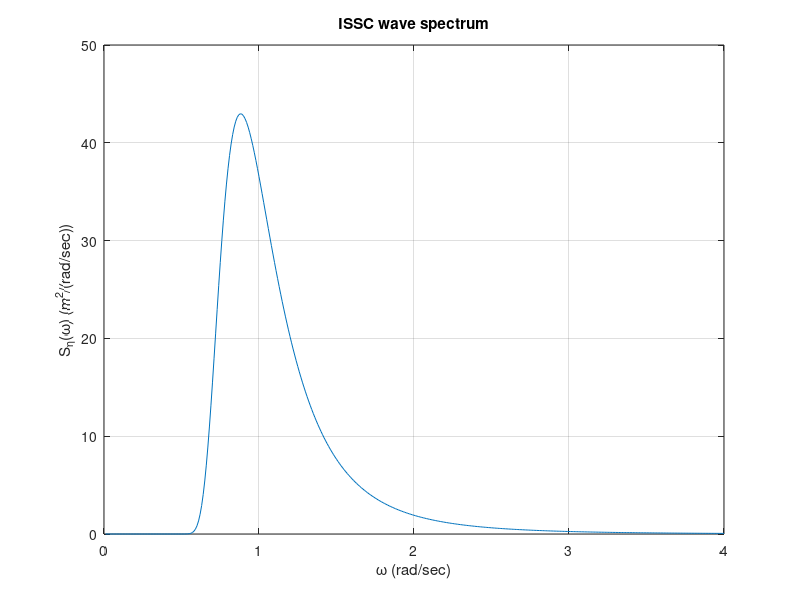
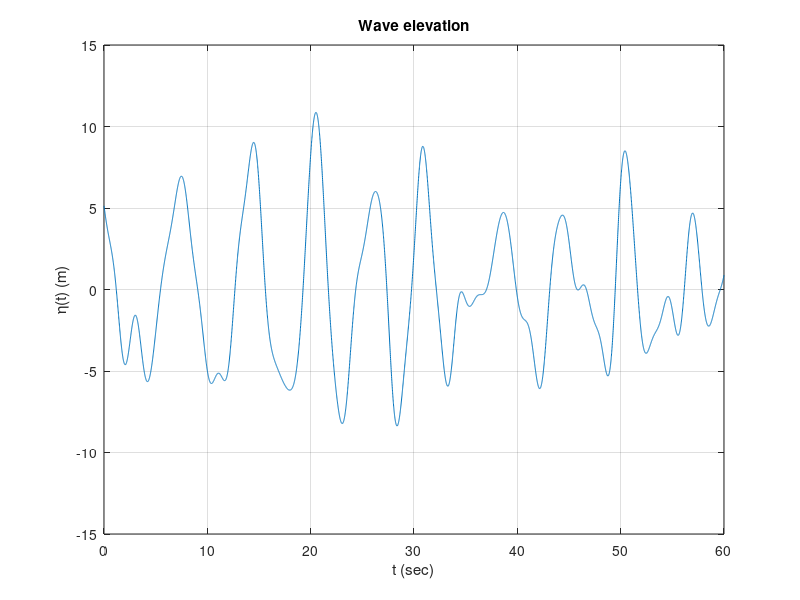

MATLAB code for these plots, in order:
%% Initialize
clear ; clc ; close all ;

%% Given for ISSC wave spectrum
% Condition to represent the wave spectrum
angularFrequencyMax = 4 ;

% Variables to represent to the wave energy spectrum
periodAvegrage = 10 ; 
waveSignificantHeight = 6 ;
A = (173 * waveSignificantHeight^2) / (periodAvegrage^2) ; 
B = 691 / (waveSignificantHeight^4) ;
angularFrequency = 0:0.01:angularFrequencyMax ;

% Wave energy spectrum formula
waveEnergySpectrum = (A ./ angularFrequency.^5) .* exp(-B ./ angularFrequency.^5) ;

% Visualization of the wave energy spectrum
waveEnergySpectrumFig = figure ;
figure(waveEnergySpectrumFig) ;
plot(angularFrequency, waveEnergySpectrum) ;
title('ISSC wave spectrum') ;
xlabel('\omega (rad/sec)') ; ylabel('S_{\eta}(\omega) (m^{2}/(rad/sec))') ;
grid on ;
saveas(waveEnergySpectrumFig, 'WaveEnergySpectrumISSC.png') ;

%% Wave elevation time series according to discrete angular frequncy
% It Needs 
%  1. discrete angular wave frequency
%  2. discrete wave energy spectrum according to discrete angular wave frequecy
%  3. angular frequency interval
%  4. time step to represent the wave elevation in time series
%  5. random phase anlge according to discrete angular frequency

% the number of bins to devide the angular frequency domain for discrete anular frequnecy
numBins = 500 ;      

% 1. discrete angular wave frequency
angularFrequencyDiscrete = linspace(0, angularFrequencyMax, numBins) ;

% 2. discrete wave energy spectrum
waveEnergySpectrumDiscrete = interp1(angularFrequency, waveEnergySpectrum, angularFrequencyDiscrete) ;

% 3. Angular frequency interval
angularFreqeuncyInterval = angularFrequencyMax / numBins ;

% 4. Random phase angle according to discrete angular frequency
phaseAngleRandSeed = 2 ;
rng(phaseAngleRandSeed) ;
randomPhaseAngle = rand(1, numBins) * (2*pi) ;

% Wave elevation according to discrete angular frequncdy
% waveElevation:  across row: anglularFrequencyIndex, across column: timeStep
timeMax = 60 ;
timeStep = 0:0.01:timeMax ;
for angularFrequencyIndex = 1:length(angularFrequencyDiscrete)
    componentWaveElevation(:, angularFrequencyIndex) =...
        sqrt(2 * waveEnergySpectrumDiscrete(angularFrequencyIndex) * angularFreqeuncyInterval)...
        * cos(angularFrequencyDiscrete(angularFrequencyIndex) * timeStep...
        + randomPhaseAngle(angularFrequencyIndex)) ;
end


%% Visualization of the component wave(each regular wave) elevation according to discrete angular wave frequncy
showsComponentWaveElevation = false ;

if showsComponentWaveElevation
    numSubplotInOneFig = 24 ;
    numFig = ceil(numBins / numSubplotInOneFig) ;
    numSubplotColumn = 3 ;
    numSubplotRow = ceil(numSubplotInOneFig / numSubplotColumn) ;
    angularFrequencyIndex = 0 ;     

    for figIndex = 1:numFig
        componentWaveElevationFig(figIndex) = figure ;
        figure(componentWaveElevationFig(figIndex)) ;
        set(componentWaveElevationFig(figIndex), 'position', [0 0 (numSubplotColumn * 150 * 1.4) (numSubplotRow * 100 * 1.2)]) ;
        tempAngularFrequencyIndexHistory = [] ;     % reset the angular frequency index history

        for subplotCount = 1:numSubplotInOneFig
            angularFrequencyIndex = angularFrequencyIndex + 1 ;
            if angularFrequencyIndex > numBins
                break
            end
            tempAngularFrequencyIndexHistory(subplotCount) = angularFrequencyIndex ;    % Save angular frequency index history for subgroup title

            subplot(numSubplotRow, numSubplotColumn, subplotCount) ;
            plot(timeStep, componentWaveElevation(:, angularFrequencyIndex)) ;
            axis([0 timeMax -max(max(componentWaveElevation)) max(max(componentWaveElevation))]) ;
            xlabel('t (sec)') ; ylabel('\eta(t) (m)') ;
            title(['\omega_{', num2str(angularFrequencyIndex), '}']) ;
            grid on ;
        end

        sgtitle(['Time singal of wave elevation for \omega_{',...
            num2str(min(tempAngularFrequencyIndexHistory)), '} _- _{',...
            num2str(max(tempAngularFrequencyIndexHistory)), '}']) ;

        componentWavefigSaveName = sprintf('WaveElevation%d_%d.png',...
            min(tempAngularFrequencyIndexHistory),...
            max(tempAngularFrequencyIndexHistory)) ;

        saveas(componentWaveElevationFig(figIndex), componentWavefigSaveName) ;
    end
end

%% Visualization of the irregular wave(sum of each regular wave) elevation
componentWaveElevation = fillmissing(componentWaveElevation, 'constant', 0) ;
waveElevation = sum(componentWaveElevation, 2) ;

waveElevationFig = figure ;
plot(timeStep, waveElevation) ;
axis([0 timeMax -15 15]) ;
xlabel('t (sec)') ; ylabel('\eta(t) (m)') ;
title('Wave elevation') ;
grid on ;
saveas(waveElevationFig, 'WaveElevation.png') ;
save('waveElevation_Bins500_RandSeed2.mat', 'waveElevation') ;   
save('timeStep.mat', 'timeStep')